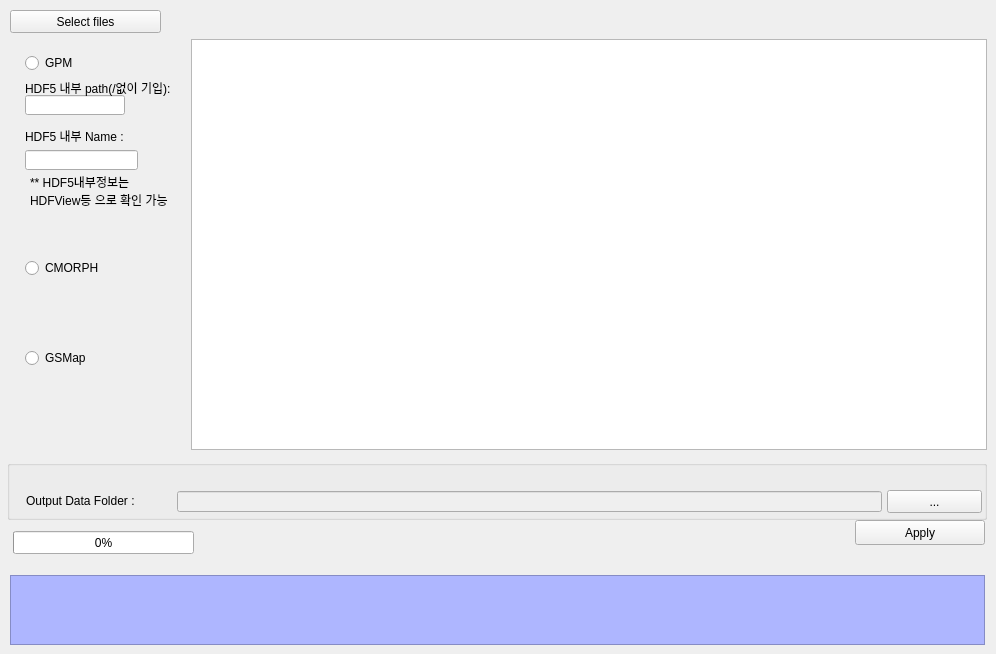
    <widget class="QWidget" name="tab_8">
     <attribute name="title">
      <string>Convert to TIFF</string>
     </attribute>
     <widget class="QGroupBox" name="groupBox_9">
      <property name="geometry">
       <rect>
        <x>7</x>
        <y>460</y>
        <width>980</width>
        <height>60</height>
       </rect>
      </property>
      <property name="title">
       <string/>
      </property>
      <widget class="QPushButton" name="btn_Output_Folder_Convert">
       <property name="geometry">
        <rect>
         <x>880</x>
         <y>30</y>
         <width>95</width>
         <height>23</height>
        </rect>
       </property>
       <property name="text">
        <string>...</string>
       </property>
      </widget>
      <widget class="QLabel" name="label_14">
       <property name="geometry">
        <rect>
         <x>19</x>
         <y>35</y>
         <width>137</width>
         <height>12</height>
        </rect>
       </property>
       <property name="text">
        <string>Output Data Folder : </string>
       </property>
      </widget>
      <widget class="QLineEdit" name="txt_Output_Convert">
       <property name="enabled">
        <bool>false</bool>
       </property>
       <property name="geometry">
        <rect>
         <x>170</x>
         <y>31</y>
         <width>705</width>
         <height>21</height>
        </rect>
       </property>
      </widget>
     </widget>
     <widget class="QTextEdit" name="txt_Convert_EX">
      <property name="enabled">
       <bool>false</bool>
      </property>
      <property name="geometry">
       <rect>
        <x>10</x>
        <y>575</y>
        <width>975</width>
        <height>70</height>
       </rect>
      </property>
      <property name="styleSheet">
       <string notr="true">background-color: rgb(174, 182, 255);
font: 75 10pt &quot;MS Shell Dlg 2&quot;;</string>
      </property>
     </widget>
     <widget class="QTableWidget" name="tb_hdf5">
      <property name="geometry">
       <rect>
        <x>191</x>
        <y>39</y>
        <width>796</width>
        <height>411</height>
       </rect>
      </property>
      <property name="editTriggers">
       <set>QAbstractItemView::AnyKeyPressed|QAbstractItemView::DoubleClicked|QAbstractItemView::EditKeyPressed</set>
      </property>
      <property name="selectionMode">
       <enum>QAbstractItemView::NoSelection</enum>
      </property>
      <attribute name="horizontalHeaderCascadingSectionResizes">
       <bool>false</bool>
      </attribute>
      <attribute name="horizontalHeaderStretchLastSection">
       <bool>true</bool>
      </attribute>
     </widget>
     <widget class="QPushButton" name="btn_Apply_Convert">
      <property name="geometry">
       <rect>
        <x>855</x>
        <y>520</y>
        <width>130</width>
        <height>25</height>
       </rect>
      </property>
      <property name="text">
       <string>Apply</string>
      </property>
     </widget>
     <widget class="QPushButton" name="btn_input_hdf5">
      <property name="geometry">
       <rect>
        <x>10</x>
        <y>10</y>
        <width>151</width>
        <height>23</height>
       </rect>
      </property>
      <property name="text">
       <string>Select files</string>
      </property>
     </widget>
     <widget class="QLineEdit" name="txt_hdf_inName">
      <property name="enabled">
       <bool>true</bool>
      </property>
      <property name="geometry">
       <rect>
        <x>25</x>
        <y>150</y>
        <width>113</width>
        <height>20</height>
       </rect>
      </property>
     </widget>
     <widget class="QLineEdit" name="txt_hdf5_inPath">
      <property name="enabled">
       <bool>true</bool>
      </property>
      <property name="geometry">
       <rect>
        <x>25</x>
        <y>95</y>
        <width>100</width>
        <height>20</height>
       </rect>
      </property>
     </widget>
     <widget class="QLabel" name="label_8">
      <property name="enabled">
       <bool>true</bool>
      </property>
      <property name="geometry">
       <rect>
        <x>25</x>
        <y>80</y>
        <width>161</width>
        <height>16</height>
       </rect>
      </property>
      <property name="text">
       <string>HDF5 내부 path(/없이 기입):</string>
      </property>
     </widget>
     <widget class="QLabel" name="label_11">
      <property name="enabled">
       <bool>true</bool>
      </property>
      <property name="geometry">
       <rect>
        <x>25</x>
        <y>130</y>
        <width>110</width>
        <height>12</height>
       </rect>
      </property>
      <property name="text">
       <string>HDF5 내부 Name :</string>
      </property>
     </widget>
     <widget class="QLabel" name="label_15">
      <property name="enabled">
       <bool>true</bool>
      </property>
      <property name="geometry">
       <rect>
        <x>30</x>
        <y>175</y>
        <width>270</width>
        <height>31</height>
       </rect>
      </property>
      <property name="text">
       <string>** HDF5내부정보는 
HDFView등 으로 확인 가능</string>
      </property>
     </widget>
     <widget class="QProgressBar" name="hdf5_progressBar">
      <property name="geometry">
       <rect>
        <x>13</x>
        <y>531</y>
        <width>181</width>
        <height>23</height>
       </rect>
      </property>
      <property name="value">
       <number>0</number>
      </property>
     </widget>
     <widget class="QRadioButton" name="rdo_GPM_convert">
      <property name="enabled">
       <bool>true</bool>
      </property>
      <property name="geometry">
       <rect>
        <x>25</x>
        <y>55</y>
        <width>90</width>
        <height>16</height>
       </rect>
      </property>
      <property name="toolTip">
       <string/>
      </property>
      <property name="text">
       <string>GPM</string>
      </property>
     </widget>
     <widget class="QRadioButton" name="rdo_CMORPH_convert">
      <property name="geometry">
       <rect>
        <x>25</x>
        <y>260</y>
        <width>90</width>
        <height>16</height>
       </rect>
      </property>
      <property name="text">
       <string>CMORPH</string>
      </property>
     </widget>
     <widget class="QRadioButton" name="rdo_gsmap_convert">
      <property name="geometry">
       <rect>
        <x>25</x>
        <y>350</y>
        <width>90</width>
        <height>16</height>
       </rect>
      </property>
      <property name="text">
       <string>GSMap</string>
      </property>
     </widget>
    </widget>
